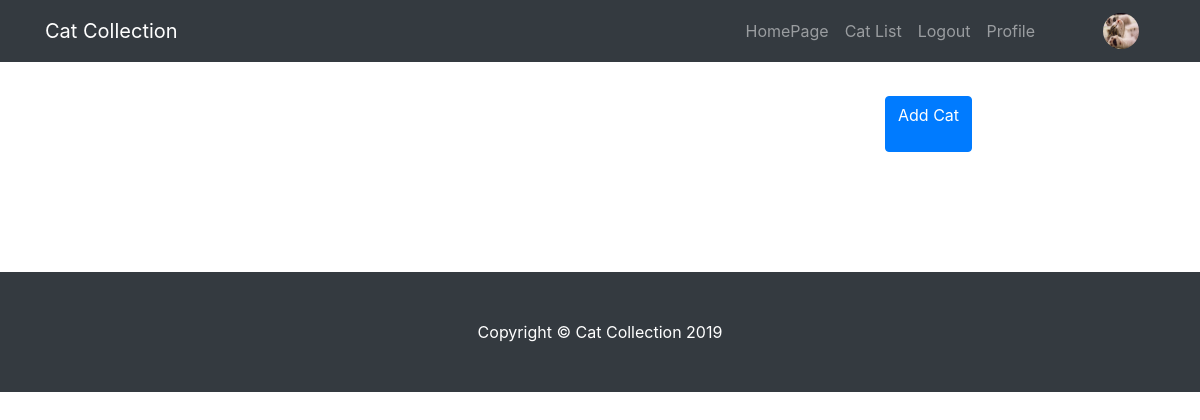
The page /cat_app/cat_list/ (signed in) on the database as committed earlier.
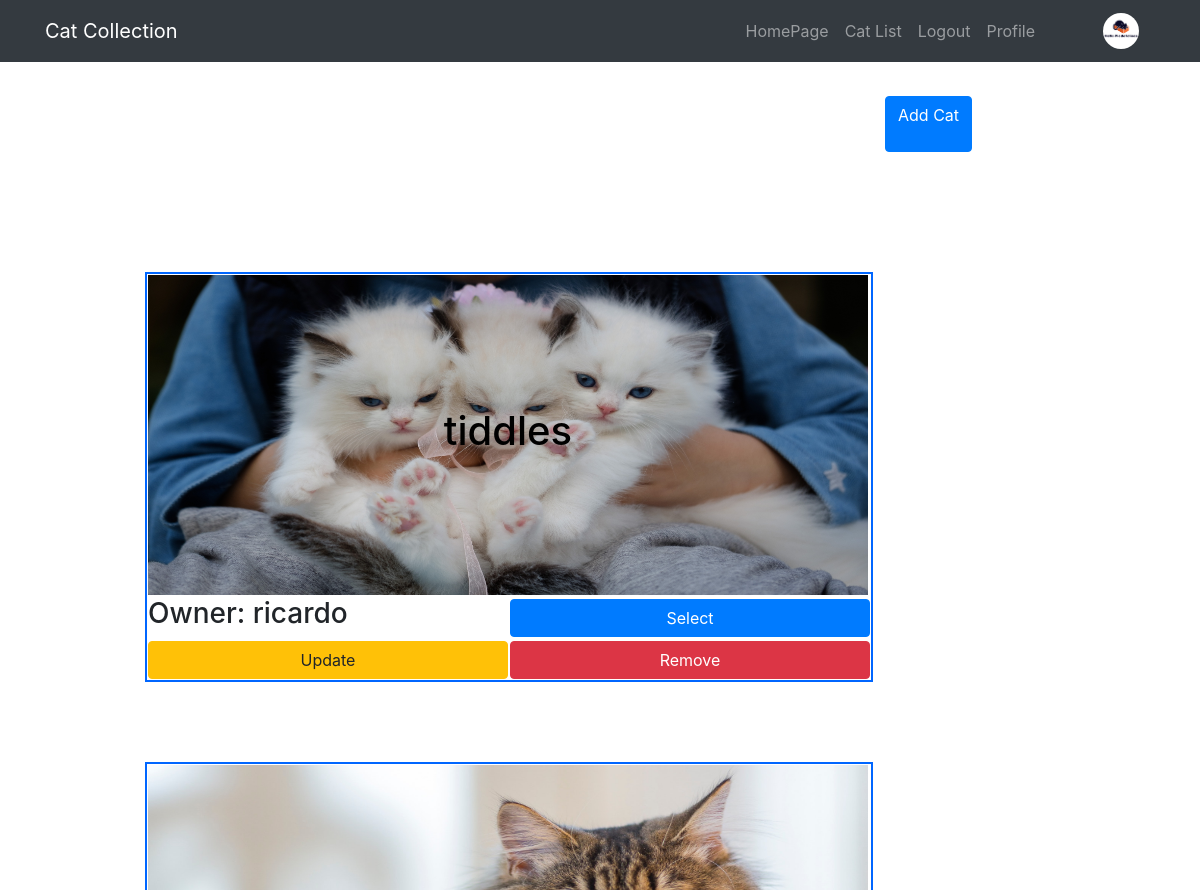
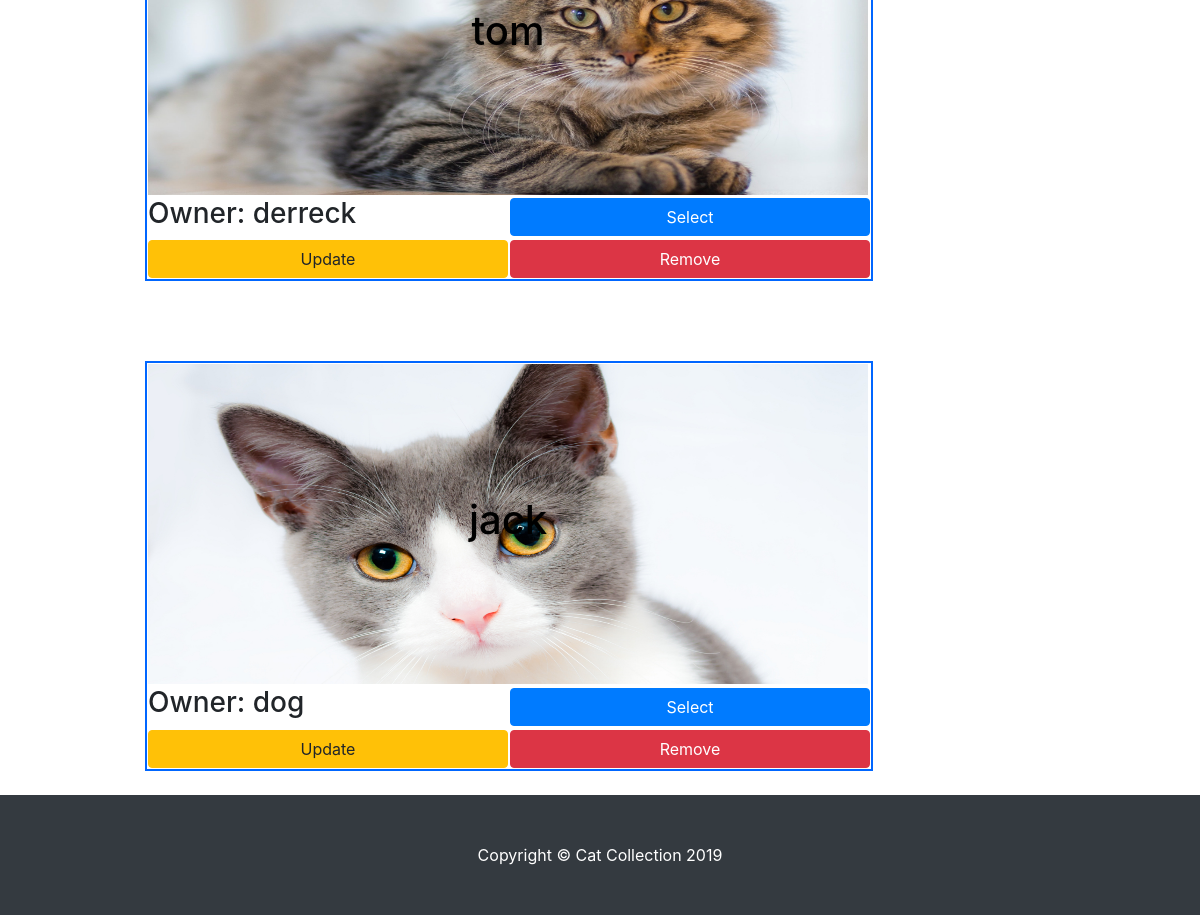
The same page on the database as committed later (2 pictures, top to bottom).
### cat_app/models.py (models this page shows, shortened)
class UserProfileInfo(models.Model):
	user = models.OneToOneField(User, related_name='userprofileinfos', on_delete=models.CASCADE, blank=True, null=True, default=1)
	picture = models.ImageField(upload_to='images', blank=True, null=True)
	def __str__(self):
		return self.user.username

class Cat_Topic(models.Model):
	owner = models.ForeignKey(UserProfileInfo, on_delete=models.CASCADE, blank=True, null=True)
	cat_name = models.CharField(max_length=20)
	cat_picture = models.ImageField(upload_to='cat_images', blank=True, null=True)
	story = models.CharField(max_length=140)

### cat_app/views.py (the view)
class CatListView(ListView):
	model = models.Cat_Topic
	template_name = 'cat_app/cat_list.html'
	def get_context_data(self, **kwargs):
		context = super(CatListView, self).get_context_data(**kwargs)
		context['cat_list'] = self.object_list
		profiles = models.UserProfileInfo.objects.all()
		user = self.request.user
		if user.is_authenticated:
			for profile in profiles:
				if user.id == profile.user.id:
					context['profile_detail'] = profile
		return context

### templates/cat_app/cat_list.html (shortened to what this page needs)
{% extends "cat_app/base_footer.html" %}
{% load static %}
{% block templatecss %}<link href="{% static 'css/cat_list.css' %}" rel="stylesheet">{% endblock %}
{% block imagenav %}<img class="imageframe" src="../../media/{{ profile_detail.picture }}" alt="{{ profile_detail.picture }}">{% endblock %}
{% block profile_nav %}
  <li class="nav-item">
    <a class="nav-link" href="{% url 'cat_app:profile_detail' pk=profile_detail.pk %}">Profile</a>
  </li>
{% endblock %}
{% block content %}
    <div>
    <a type="submit" class="btn btn-primary cat-list-button"  href="{% url 'cat_app:create_cat' %}">Add Cat</a>
    </div>
    <div class="cat-list-container">
      <ul class="my-4 cat-list-list">
        {% for cat in cat_list %}
        <li>
          <table class="cat-list-item">
            <tr>
              <td class="cat-list-item-image-container" colspan="2">
                <div class="cat-list-item-image-container">
                  <img class="cat-list-item-image" src="../../media/{{ cat.cat_picture }}"/>
                  <div class="centered-cat-text">
                    <h1 class="black-text">
                      {{ cat.cat_name }}
                    </h1>
                  </div>
                </div>
              </td>
            </tr>
            <tr>
              <td class="owner">
                <h3>Owner: {{ cat.owner }}</h3>
              </td>
              <td>
                <div>
                <a class="btn btn-primary cat-list-item-button" href="{% url 'cat_app:cat_detail' pk=cat.pk %}">Select</a>
                </div>
              </td>
            </tr>
            <tr>
              <td>
                <div>
                <a class="btn btn-warning cat-list-item-button" href="{% url 'cat_app:update_cat' pk=cat.pk %}">Update</a>
              </div>
              </td>
              <td>
                <div>
                  <a class="btn btn-danger cat-list-item-button"  href="{% url 'cat_app:delete_cat' pk=cat.pk %}">Remove</a>
                </div>
              </td>
            </tr>
          </table>
        </li>
        {% endfor %}
      </ul>
    </div>
{% endblock %}

Rows that differ between the two databases and show on the page:
removed UserProfileInfo: picture (picture)
added UserProfileInfo: picture (picture)
added Cat_Topic: cat_picture (picture), cat_name "tiddles", owner "ricardo"
added Cat_Topic: cat_picture (picture), cat_name "tom", owner "derreck"
added Cat_Topic: cat_picture (picture), cat_name "jack", owner "dog"
